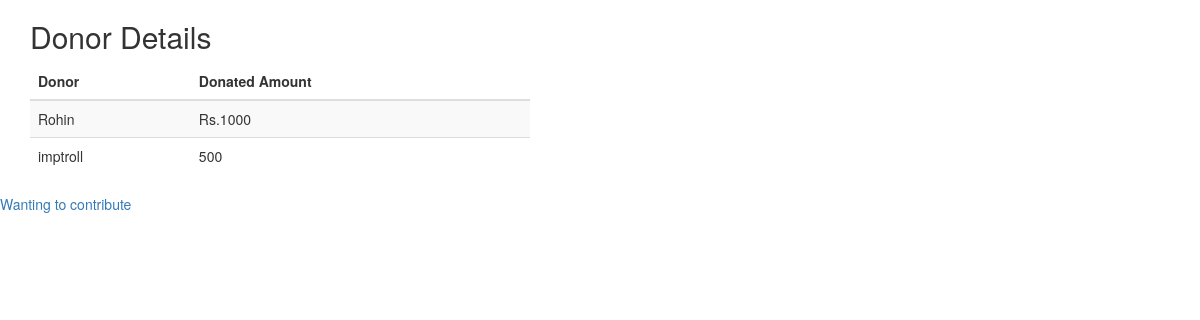
The app's page /donors/, older data.
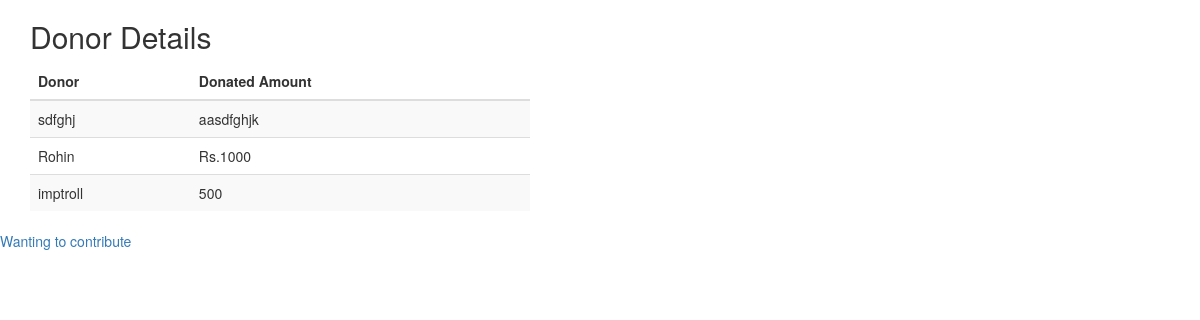
The same page, newer data.
### donors/models.py (models this page shows, shortened)
class donor(models.Model):
	name=models.CharField(max_length=200)
	amount=models.CharField(max_length=200)

### donors/views.py (the view)
# urls.py: path('donors/',donors.views.index,name='index'),
def index(request):
	list=donor.objects.order_by('-amount')
	context={'list': list}
	return render(request,'donors/index.html',context)

### donors/templates/donors/index.html (shortened to what this page needs)
<!DOCTYPE html>
<html lang="en">
<head>
  <link rel="stylesheet" href="https://maxcdn.bootstrapcdn.com/bootstrap/3.3.7/css/bootstrap.min.css">
</head>
<body>
	<div class="container"  >
  <h2>Donor Details</h2>
  <table class="table table-striped  table-hover" style="width: 500px">
    <thead>
      <tr>
        <th>Donor</th>
        <th>Donated Amount</th>
      </tr>
    </thead>
    <tbody>
{% for donor in list %}
      <tr>
        <td>{{donor.name}}</td>
        <td>{{donor.amount}}</td>
      </tr>
{% endfor %}
</tbody>
  </table>
</div>
<a href="{% url 'donate' %}">Wanting to contribute</a>
</body>
</html>

Row changes from the older to the newer data that the page shows:
added donor: name "sdfghj", amount "aasdfghjk"
